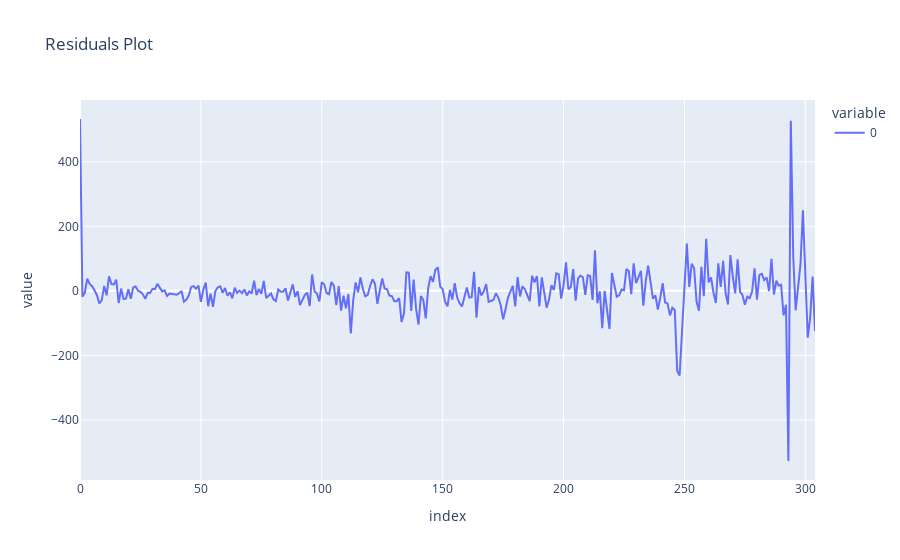

Notebook cell for this chart:
### Code cell
fig = px.line(residuals, title="Residuals Plot")
fig.show()

### Figure 1 — Plotly figure (JSON) as saved in the notebook; plotly's stock layout.template omitted (floating-point values rounded to 4 significant figures; data arrays with more than 128 entries replaced by an {"elided": "..."} marker saying what was removed)
{"data": [{"hovertemplate": "variable=0<br>index=%{x}<br>value=%{y}<extra></extra>", "legendgroup": "0", "line": {"color": "#636efa", "dash": "solid"}, "marker": {"symbol": "circle"}, "mode": "lines", "name": "0", "orientation": "v", "showlegend": true, "type": "scatter", "x": {"elided": "305 int values"}, "xaxis": "x", "y": {"elided": "305 float values"}, "yaxis": "y"}], "layout": {"legend": {"title": {"text": "variable"}, "tracegroupgap": 0}, "title": {"text": "Residuals Plot"}, "xaxis": {"anchor": "y", "domain": [0, 1], "title": {"text": "index"}}, "yaxis": {"anchor": "x", "domain": [0, 1], "title": {"text": "value"}}}}
